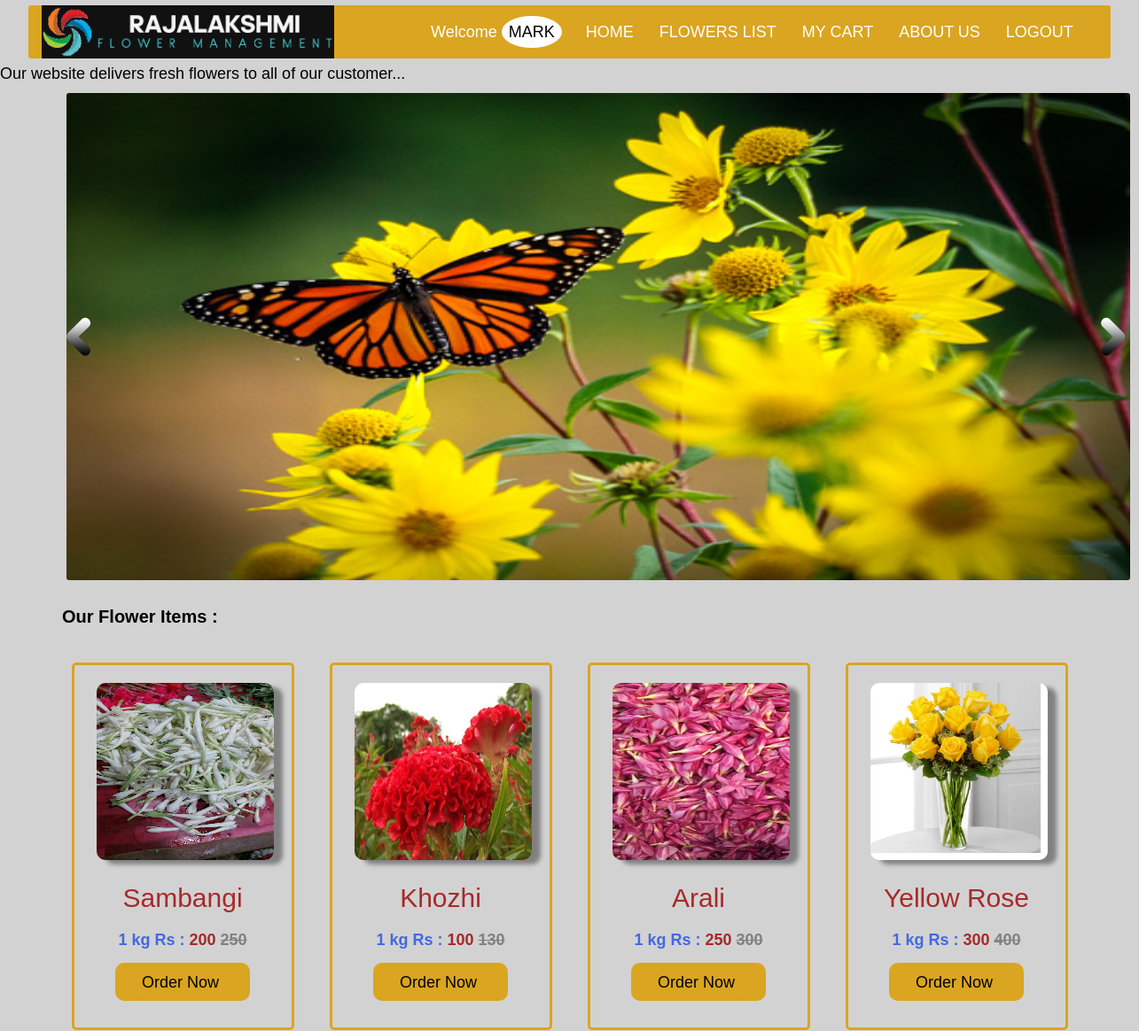
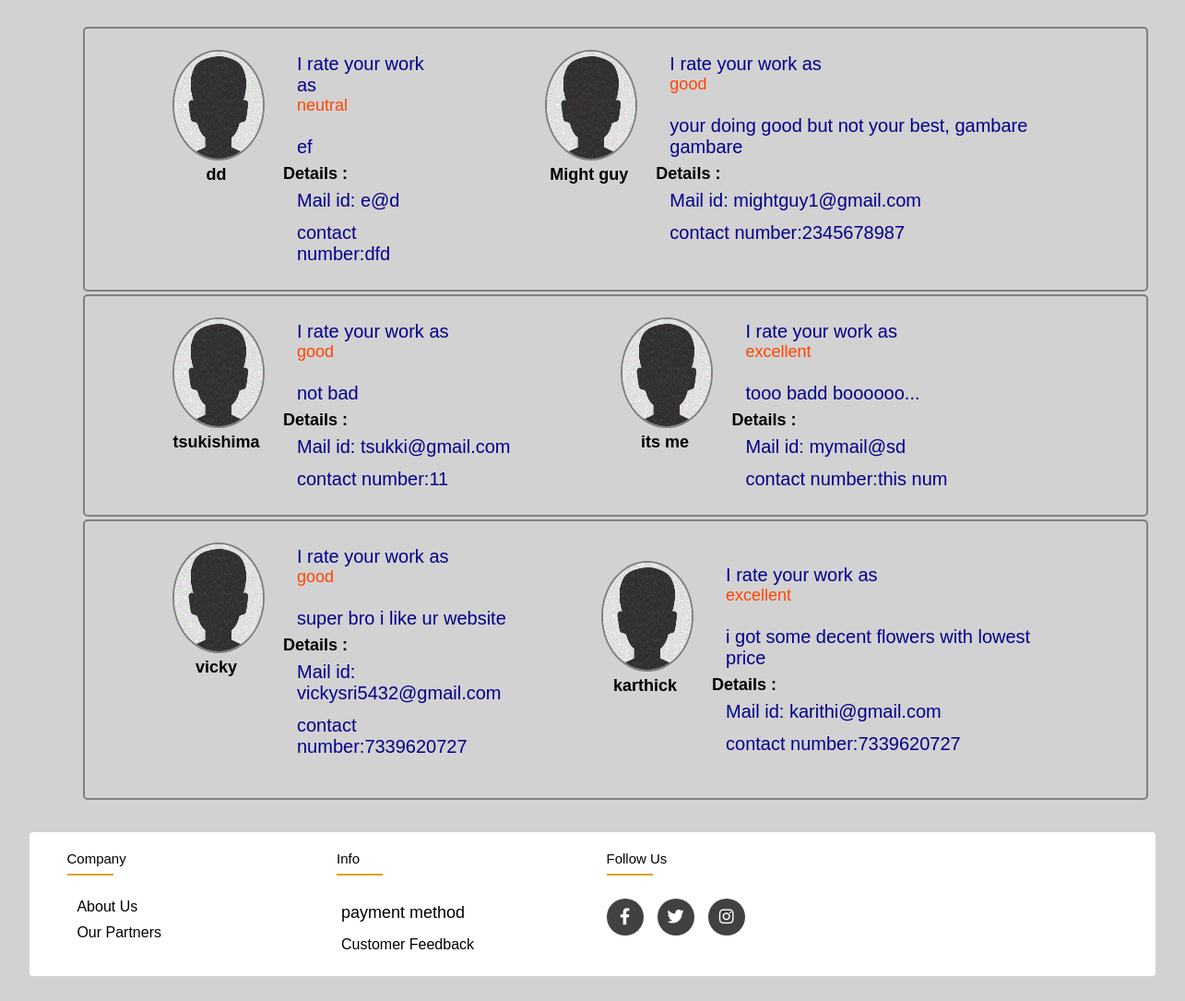
Screenshot of /home.php (signed in) with the database file from the repository (2 pictures, top to bottom).
### tables this page shows
CREATE TABLE `users` (
  `username` varchar(50) NOT NULL,
  `email` varchar(50) NOT NULL,
  `password` varchar(50) NOT NULL,
  `noofusers` int(11) NOT NULL
);

CREATE TABLE `products` (
  `id` int(11) NOT NULL,
  `title` varchar(250) NOT NULL,
  `price` decimal(10,0) NOT NULL,
  `floname` varchar(100) NOT NULL,
  `image` varchar(250) NOT NULL,
  `description` text NOT NULL,
  `featured` tinyint(4) NOT NULL
);

CREATE TABLE `feedz` (
  `feedid` int(11) NOT NULL,
  `satislevel` varchar(50) NOT NULL,
  `feedcoment` text NOT NULL,
  `feedname` varchar(100) NOT NULL,
  `feedmail` varchar(100) NOT NULL,
  `feednum` varchar(20) NOT NULL
);

### useraccount.php (called while the page is built, shortened)
<?php
include('connection.php');
$check=$_SESSION['username'];
$query="SELECT username from users where username='$check' ";
$session=mysqli_query($conn,$query);
$row=mysqli_fetch_array($session);
$login_session=$row['username'];
?>

### home.php (the view, shortened to what this page needs)
<?php
include "connection.php";
$sqlz = "SELECT * from products where featured = 2";
$tworow = $conn->query($sqlz);
?>
<!DOCTYPE html>
<html lang="en">
<head>
    <link rel="stylesheet" href="css/style.css">
    <link rel="stylesheet" href="css/addtocart.css">
    <link rel="stylesheet" type="text/css" href="https://cdnjs.cloudflare.com/ajax/libs/font-awesome/5.15.1/css/all.min.css">
</head>
<body>
    <?php include 'header.php'; ?>
<br><?php include 'slider.php'; ?>
        <h1>Our Flower Items : </h1>
        <div class="fulord">
        <div class="col">
    <?php while($product = mysqli_fetch_assoc($tworow)): ?>
<div class="listFlower">
<div class="flowers" >
<form action="addtocart.php" method="post">
    <div class="lists">
    <img src="<?= $product['image']?>" height="200px" width="200px"><br>
<p><?= $product['title']?><p>
<h2>1 kg Rs :<span > <?= $product['price'] ?> </span><s><?= $product['floname']?></s></h2>
<h3><a><input class="subbtn" type="submit" name="addtocart" value="Order Now " /> </a></h3>
</div>
</div></form>
</div><?php endwhile; ?>
</div>
    </div>
    <?php include 'viewfeed.php'; ?>
    <?php include 'footer.php'; ?>
   </body>
</html>

### header.php (shortened to what this page needs)
<?php
include "useraccount.php";
?>
<head>
    <link rel="stylesheet" href="css/style.css">
    <link rel="stylesheet" type="text/css" href="https://cdnjs.cloudflare.com/ajax/libs/font-awesome/5.15.1/css/all.min.css">
</head>
<body>
    <div class=header>
        <nav class="navbar">
        <section class="logo-img"></section>
            <ul><li><span class="well">Welcome </span><span class="spn"><?php  echo ''.$login_session.'';  ?></span></li>
           <li> <a href="home.php" >Home</a></li>
           <li> <a href="listflower.php" >Flowers List</a></li>
           <li><a href="mycart.php" >My Cart</a></li>
           <li><a href="about.php" >About Us</a></li>
           <li> <a href="logout.php" >Logout</a></li>
            </ul>
        </nav>
        <marquee>Our website delivers fresh flowers to all of our customer...</marquee>
</div>
</body>
</html>

### viewfeed.php (shortened to what this page needs)
<?php
include 'connection.php';
$feedsql = "SELECT * from feedz where feedid <= 2 ";
$feedsql2 = "SELECT * from feedz where feedid <= 4 and feedid > 2";
$feedsql3 = "SELECT * from feedz where feedid <= 6 and feedid > 4";
$feedshow = $conn->query($feedsql);
$feedshow2 = $conn->query($feedsql2);
$feedshow3 = $conn->query($feedsql3);
 ?>
 <body>
</head>
    <body>
  <div  class="cont"> <?php
 while($feedyz = mysqli_fetch_assoc($feedshow)):
 ?>
    <div class="blo">
    <div class="divimg">
      <h4 class="profileimg"><img  src="./img/pho.gif" ><br><?= $feedyz['feedname']?></h4>
      <div class="abou">
          <p class="feedpara">I rate your work as <span class="levelsta"> <?= $feedyz['satislevel']?></span>
 </br><?= $feedyz['feedcoment']?>
        </p>
          <h4>Details :</h4>
          <p class="feedpara">Mail id: <?= $feedyz['feedmail']?></p>
          <p class="feedpara">contact number:<?= $feedyz['feednum']?></p>
      </div>
</div>
</div>
<?php endwhile; ?>
</div>
<div  class="cont">
<?php
 while($feedyz = mysqli_fetch_assoc($feedshow2)):
 ?>
    <div class="blo">
    <div class="divimg">
      <h4 class="profileimg"><img  src="./img/pho.gif" ><br><?= $feedyz['feedname']?></h4>
      <div class="abou">
          <p class="feedpara">I rate your work as <span class="levelsta"> <?= $feedyz['satislevel']?></span>
 </br><?= $feedyz['feedcoment']?>
        </p>
          <h4>Details :</h4>
          <p class="feedpara">Mail id: <?= $feedyz['feedmail']?></p>
          <p class="feedpara">contact number:<?= $feedyz['feednum']?></p>
      </div>
</div></div>
<?php endwhile; ?>
</div>
<div  class="cont">
<?php
 while($feedyz = mysqli_fetch_assoc($feedshow3)):
 ?>
    <div class="blo">
    <div class="divimg">
      <h4 class="profileimg"><img  src="./img/pho.gif" ><br><?= $feedyz['feedname']?></h4>
      <div class="abou">
          <p class="feedpara">I rate your work as <span class="levelsta"> <?= $feedyz['satislevel']?></span>
 </br><?= $feedyz['feedcoment']?>
        </p>
          <h4>Details :</h4>
          <p class="feedpara">Mail id: <?= $feedyz['feedmail']?></p>
          <p class="feedpara">contact number:<?= $feedyz['feednum']?></p>
      </div>
</div>
<?php endwhile; ?>
</div> </div></div>

### css/style.css (style rules this page uses)
* { padding: 0; margin: 0; text-decoration: none; list-style: none; box-sizing: border-box ; font-family: 'poppins', sans-serif; font-size: 18px; }
body { background-color: rgba(184, 183, 183, 0.616); }
nav { height: 60px; width: 95%; background-color: goldenrod; border-radius: 3px; margin:.5%; margin-left: 2.5%; display: flex; align-items: center; justify-content: space-between; padding: 15px; }
nav ul { float: right; margin-right: 15px; }
nav ul li { display: inline-block; margin: 18px 10px; font-size: 18px; font-family: 'Times New Roman', Times, serif; }
nav ul li a { color: rgb(255, 255, 255); margin: 5px 0px; padding: 5px 2px; border-radius: 3px; text-transform: uppercase; }
ul { list-style: none; }

### css/addtocart.css (style rules this page uses)
* { margin: 0; padding: 0; box-sizing: border-box; font-family: 'poppins', sans-serif; font-size: 15px; }
body { display: flex; justify-content: center; flex-direction: column; }
ul { float: right; margin-right: 10px; }
ul li { display: inline-block; margin: 5px; font-size: 15px; font-family: 'Times New Roman', Times, serif; }
body { background-color:lightgray; }
.fulord { margin: 10px; padding: 10px; text-align: center; }
.flowers img { border-radius: 10px; box-shadow: 10px 5px 5px gray; transition: all .8s ease-in-out; }
h1 { color:black; padding: 20px; margin:10px 50px; font-size:20px; }
h2 { color:royalblue; padding: 5px; margin:auto; }
p { color:brown; padding: 5px; font-size: 30px; }
h3,h3 a { background: goldenrod; color:white; border-radius: 10px; font-size: 20px; padding: 10px; margin:10px; }
.flowers { padding:20px; }
.col { display: inline-flex; }
s { text-decoration: line-through; color:gray; }
.lists { display: flex; flex-direction: column; align-items: center; justify-content: space-between; border: 3px solid goldenrod; border-radius: 5px; padding: 20px; }
span { color:orangered; }
.subbtn { border: none; background-color: transparent; }

### home.php (style rules this page uses)
.fulord { text-align: center; margin:-20px 0px 0px 0px; }

### header.php (style rules this page uses)
img { padding:0px; margin-left: 5px; border-radius: 3px; }
.spn { color:black; text-transform: uppercase; background-color: white; padding:8px; border-radius: 50%; }
.well { color: white; }
.logo-img { background-image: url('./img/logo.png'); height:60px; width:330px; background-repeat: no-repeat; background-size:cover; }

### viewfeed.php (style rules this page uses)
.profileimg img { padding:0px; margin-left: 5px; border-radius: 60%; height: 120px; width: 100px; border: 2px solid gray; }
.profileimg { padding:3px 20px; text-align: center; }
.cont { max-width: 1170px; margin:0px 40px 3px 90px ; background-color: transparent; border-radius: 5px; display:flex; flex-direction: row; padding:0px 30px; border: 2px solid gray; }
.feedpara { margin: 2px 10px; font-size: 20px; color:darkblue; display:flex; flex-direction: column; }
span { color: brown; }
.divimg { display:flex; flex-direction:row; }
.blo { display: flex; flex-direction: row; padding:20px 40px; }
.levelsta { color: orangered; }

### footer.php (style rules this page uses)
.subbtn { border: none; background-color: transparent; }

### rows the page displays
users: username "MARK"
products: image (picture), title "Sambangi", price "200", floname "250"
products: image (picture), title "Khozhi", price "100", floname "130"
products: image (picture), title "Arali", price "250", floname "300"
products: image (picture), title "Yellow Rose", price "300", floname "400"
feedz: feedname "dd", satislevel "neutral", feedcoment "ef", feedmail "e@d", feednum "dfd"
feedz: feedname "Might guy", satislevel "good", feedcoment "your doing good but not your best, gambare gambare", feedmail "mightguy1@gmail.com", feednum "2345678987"
feedz: feedname "tsukishima", satislevel "good", feedcoment "not bad", feedmail "tsukki@gmail.com", feednum "11"
feedz: feedname "its me", satislevel "excellent", feedcoment "tooo badd boooooo...", feedmail "mymail@sd", feednum "this num"
feedz: feedname "vicky", satislevel "good", feedcoment "super bro i like ur website", feedmail "vickysri5432@gmail.com", feednum "7339620727"
feedz: feedname "karthick", satislevel "excellent", feedcoment "i got some decent flowers with lowest price", feedmail "karithi@gmail.com", feednum "7339620727"
